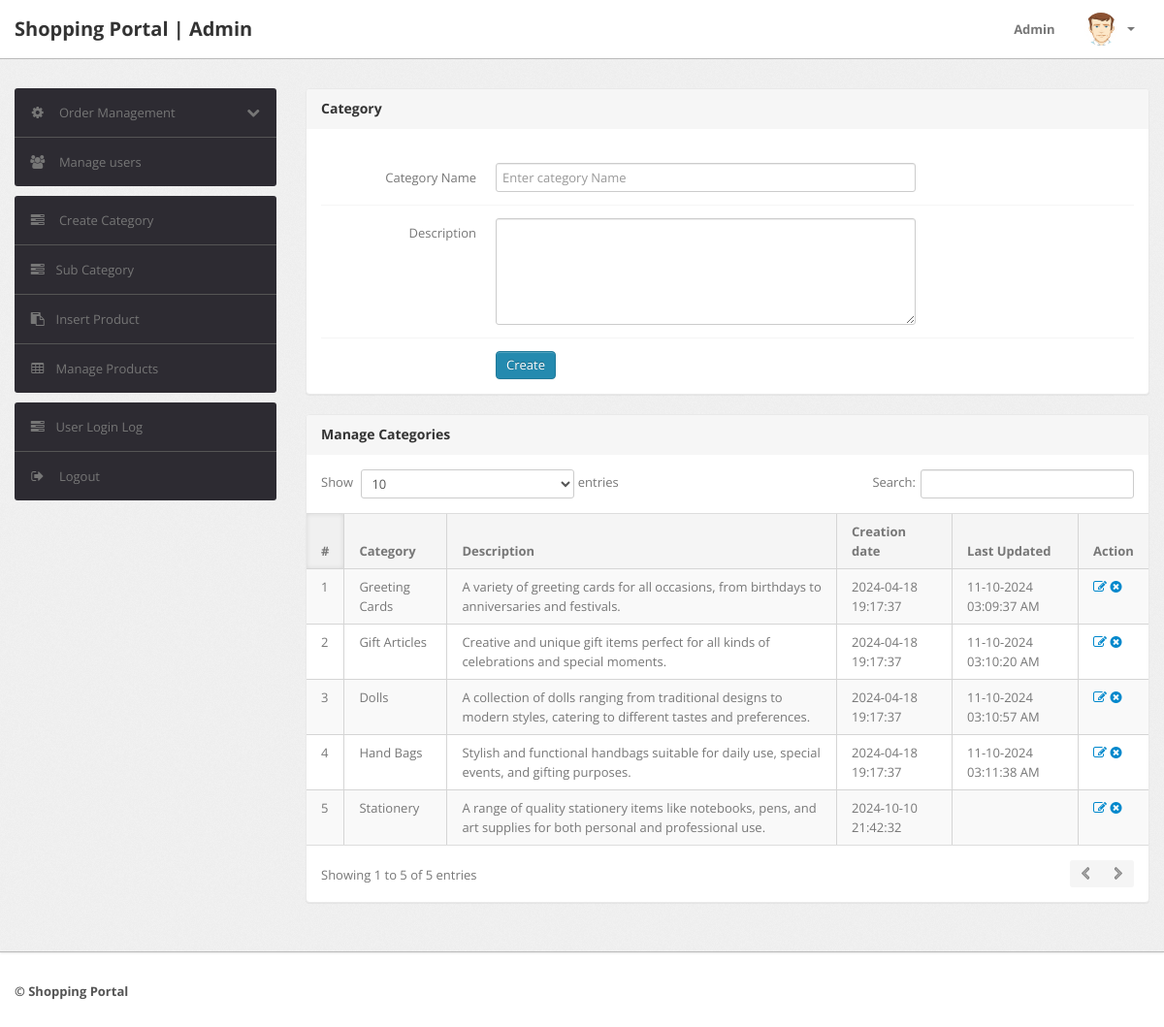
The app's page /shopping/admin/category.php (signed in) with its own data.
### tables this page shows
CREATE TABLE `category` (
  `id` int(11) NOT NULL,
  `categoryName` varchar(255) DEFAULT NULL,
  `categoryDescription` longtext DEFAULT NULL,
  `creationDate` timestamp NOT NULL DEFAULT current_timestamp(),
  `updationDate` varchar(255) DEFAULT NULL
);

### shopping/admin/category.php (the view, shortened to what this page needs)
<?php
if(strlen($_SESSION['alogin'])==0)
	{
header('location:index.php');
}
else{
?>
<!DOCTYPE html>
<html lang="en">
<head>
	<link type="text/css" href="bootstrap/css/bootstrap.min.css" rel="stylesheet">
	<link type="text/css" href="bootstrap/css/bootstrap-responsive.min.css" rel="stylesheet">
	<link type="text/css" href="css/theme.css" rel="stylesheet">
	<link type="text/css" href="images/icons/css/font-awesome.css" rel="stylesheet">
</head>
<body>
<?php include('include/header.php');?>
	<div class="wrapper">
		<div class="container">
			<div class="row">
<?php include('include/sidebar.php');?>
			<div class="span9">
					<div class="content">
						<div class="module">
							<div class="module-head">
								<h3>Category</h3>
							</div>
							<div class="module-body">
									<br />
			<form class="form-horizontal row-fluid" name="Category" method="post" >
<div class="control-group">
<label class="control-label" for="basicinput">Category Name</label>
<div class="controls">
<input type="text" placeholder="Enter category Name"  name="category" class="span8 tip" required>
</div>
</div>
<div class="control-group">
											<label class="control-label" for="basicinput">Description</label>
											<div class="controls">
												<textarea class="span8" name="description" rows="5"></textarea>
											</div>
										</div>
	<div class="control-group">
											<div class="controls">
												<button type="submit" name="submit" class="btn btn-primary">Create</button>
											</div>
										</div>
									</form>
							</div>
						</div>
	<div class="module">
							<div class="module-head">
								<h3>Manage Categories</h3>
							</div>
							<div class="module-body table">
								<table cellpadding="0" cellspacing="0" border="0" class="datatable-1 table table-bordered table-striped	 display" width="100%">
									<thead>
										<tr>
											<th>#</th>
											<th>Category</th>
											<th>Description</th>
											<th>Creation date</th>
											<th>Last Updated</th>
											<th>Action</th>
										</tr>
									</thead>
									<tbody>
<?php $query=mysqli_query($con,"select * from category");
$cnt=1;
while($row=mysqli_fetch_array($query))
{
?>
										<tr>
											<td><?php echo htmlentities($cnt);?></td>
											<td><?php echo htmlentities($row['categoryName']);?></td>
											<td><?php echo htmlentities($row['categoryDescription']);?></td>
											<td> <?php echo htmlentities($row['creationDate']);?></td>
											<td><?php echo htmlentities($row['updationDate']);?></td>
											<td>
											<a href="edit-category.php?id=<?php echo $row['id']?>" ><i class="icon-edit"></i></a>
											<a href="category.php?id=<?php echo $row['id']?>&del=delete" onClick="return confirm('Are you sure you want to delete?')"><i class="icon-remove-sign"></i></a></td>
										</tr>
										<?php $cnt=$cnt+1; } ?>
								</table>
							</div>
						</div>
					</div>
				</div>
			</div>
		</div>
	</div>
<?php include('include/footer.php');?>
</body>
<?php } ?>

### records on screen
category: categoryName "Greeting Cards", categoryDescription "A variety of greeting cards for all occasions, from birthdays to anniversaries and festivals.", creationDate "2024-04-18 19:17:37", updationDate "11-10-2024 03:09:37 AM"
category: categoryName "Gift Articles", categoryDescription "Creative and unique gift items perfect for all kinds of celebrations and special moments.", creationDate "2024-04-18 19:17:37", updationDate "11-10-2024 03:10:20 AM"
category: categoryName "Dolls", categoryDescription "A collection of dolls ranging from traditional designs to modern styles, catering to different tastes and preferences.", creationDate "2024-04-18 19:17:37", updationDate "11-10-2024 03:10:57 AM"
category: categoryName "Hand Bags", categoryDescription "Stylish and functional handbags suitable for daily use, special events, and gifting purposes.", creationDate "2024-04-18 19:17:37", updationDate "11-10-2024 03:11:38 AM"
category: categoryName "Stationery", categoryDescription "A range of quality stationery items like notebooks, pens, and art supplies for both personal and professional use.", creationDate "2024-10-10 21:42:32"
